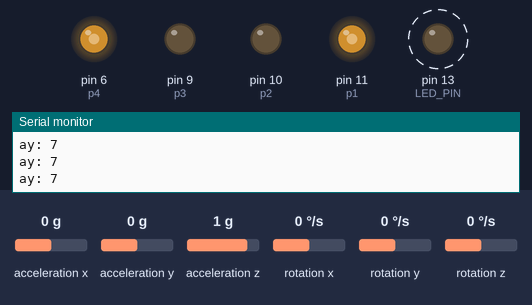
This sketch was run on a simulated Arduino Uno, built with avr-gcc and run on an emulated ATmega328P. Parts: output pins drawn as LEDs (lit = HIGH), the last lines printed to the serial monitor. Dashed ring = blinking. The test bench sets the inputs (shaded band); at power-on: acceleration y 0 g, acceleration x 0 g, acceleration z 1 g, rotation x 0 °/s, rotation y 0 °/s, rotation z 0 °/s.

Above: at 1.2 s.
1.3 s: acceleration y set to -1.4 g
At 1.68 s:
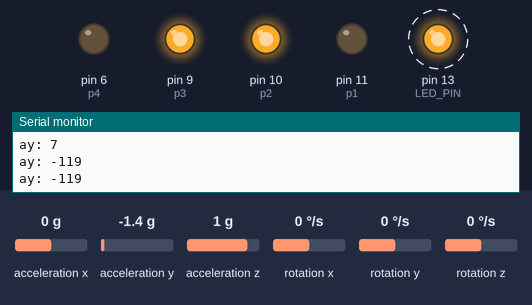
4.3 s: acceleration y set to 1.4 g
At 4.7 s:
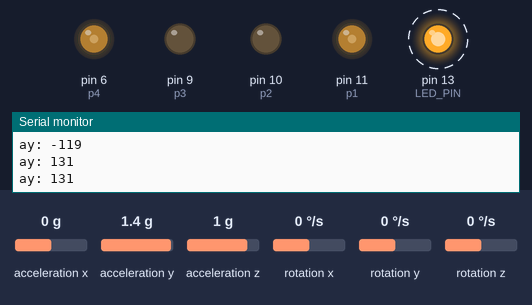
7.3 s: acceleration y set to -0.8 g
At 7.65 s:
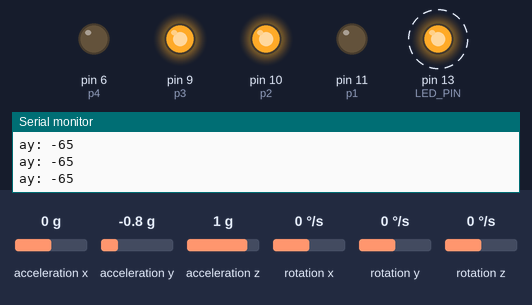
10.3 s: acceleration y set to 0 g
At 10.42 s:
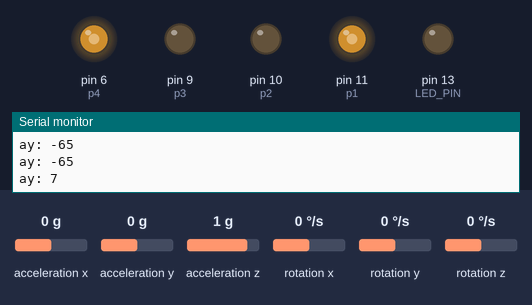
Timing chart, 0 to 14.3 s (numbered marks = the images above; inputs shaded):
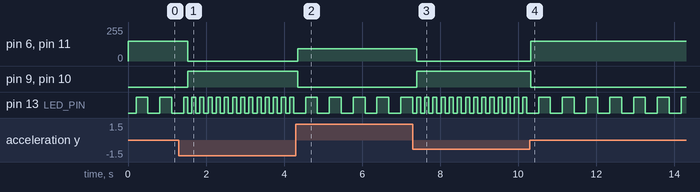

The sketch:

Self_balancing_robot_test-02.ino
```cpp
#include "I2Cdev.h"
#include "MPU6050.h"

// Arduino Wire library is required if I2Cdev I2CDEV_ARDUINO_WIRE implementation
// is used in I2Cdev.h
#if I2CDEV_IMPLEMENTATION == I2CDEV_ARDUINO_WIRE
    #include "Wire.h"
#endif

// class default I2C address is 0x68
// specific I2C addresses may be passed as a parameter here
// AD0 low = 0x68 (default for InvenSense evaluation board)
// AD0 high = 0x69
MPU6050 accelgyro;
//MPU6050 accelgyro(0x69); // <-- use for AD0 high

int16_t ax, ay, az;
int16_t gx, gy, gz;


#define LED_PIN 13
bool blinkState = false;

// pins for controlling motor's speed and direciton
int p1 = 11;
int p2 = 10;
int p3 = 9;
int p4 = 6;


void setup() {
    // join I2C bus (I2Cdev library doesn't do this automatically)
    #if I2CDEV_IMPLEMENTATION == I2CDEV_ARDUINO_WIRE
        Wire.begin();
    #elif I2CDEV_IMPLEMENTATION == I2CDEV_BUILTIN_FASTWIRE
        Fastwire::setup(400, true);
    #endif

    // initialize serial communication
    // (38400 chosen because it works as well at 8MHz as it does at 16MHz, but
    // it's really up to you depending on your project)
    Serial.begin(115200);

    // initialize device
    Serial.println("Initializing I2C devices...");
    accelgyro.initialize();

    // verify connection
    Serial.println("Testing device connections...");
    Serial.println(accelgyro.testConnection() ? "MPU6050 connection successful" : "MPU6050 connection failed");

    // configure Arduino LED pin for output
    pinMode(LED_PIN, OUTPUT);

    pinMode(p1, OUTPUT);
    pinMode(p2, OUTPUT);
    pinMode(p3, OUTPUT);
    pinMode(p4, OUTPUT);
}

void loop() {
    // read raw accel/gyro measurements from device
    accelgyro.getMotion6(&ax, &ay, &az, &gx, &gy, &gz);

    // these methods (and a few others) are also available
    //accelgyro.getAcceleration(&ax, &ay, &az);
    //accelgyro.getRotation(&gx, &gy, &gz);

    // calculated angle
    int angle = map(ay, 16200, -16700, 90, -90) + 5;     // +5 for making value 0


    Serial.print("ay: "); Serial.println(angle);    // printing tilt angle


    //for moving forward
    if(angle > 4){


        float rot_angle = angle*(3.14/180);   // tilt angle in radian
        float rot_speed = (4.7)*cos(rot_angle)*sqrt(1-cos(rot_angle)) + 1;  //rotation speed of tyre in rad/s
        int analog_vlaue = map(rot_speed, 1, 2.67, 150, 255);   //  converting rot speed in analog value for analogWrite fxn

        analogWrite(p1, analog_vlaue);
        analogWrite(p2, 0);
        analogWrite(p3, 0);
        analogWrite(p4, analog_vlaue);


      }

    // for moving backward
    if(angle < -4){


        float rot_angle = angle*(3.14/180);   // tilt angle in radian
        float rot_speed = (4.7)*cos(rot_angle)*sqrt(1-cos(rot_angle)) + 1;  //rotation speed of tyre in rad/s
        int analog_vlaue = map(rot_speed, 1, 2.67, 100, 255);   //  converting rot speed in analog value for analogWrite fxn

        analogWrite(p1, 0);
        analogWrite(p2, analog_vlaue);
        analogWrite(p3, analog_vlaue);
        analogWrite(p4, 0);


      }

    else{
      delay(200);
      }

    // blink LED to indicate activity
    blinkState = !blinkState;
    digitalWrite(LED_PIN, blinkState);
delay(100);
}
```

Measured:
- after the input at 1.3 s, pin 6 (p4), pin 11 (p1): 150/255 → 0/255 after 0.23 s; pin 9 (p3), pin 10 (p2): LOW → HIGH after 0.23 s; pin 13 (LED_PIN): alternates HIGH for 0.10 s and LOW for 0.10 s, starting after 0.23 s
- after the input at 4.3 s, pin 6 (p4), pin 11 (p1): 0/255 → 91/255 after 0.05 s; pin 9 (p3), pin 10 (p2): HIGH → LOW after 0.05 s; pin 13 (LED_PIN): alternates HIGH for 0.30 s and LOW for 0.30 s, starting after 0.25 s
- after the input at 7.3 s, pin 6 (p4), pin 11 (p1): 91/255 → 0/255 after 0.10 s; pin 9 (p3), pin 10 (p2): LOW → HIGH after 0.10 s; pin 13 (LED_PIN): alternates HIGH for 0.10 s and LOW for 0.10 s, starting after 0.10 s
- after the input at 10.3 s, pin 6 (p4), pin 11 (p1): 0/255 → 150/255 at once; pin 9 (p3), pin 10 (p2): HIGH → LOW at once; pin 13 (LED_PIN): alternates HIGH for 0.30 s and LOW for 0.30 s, starting after 0.22 s
- by itself, pin 13 (LED_PIN): alternates HIGH for 0.30 s and LOW for 0.30 s
